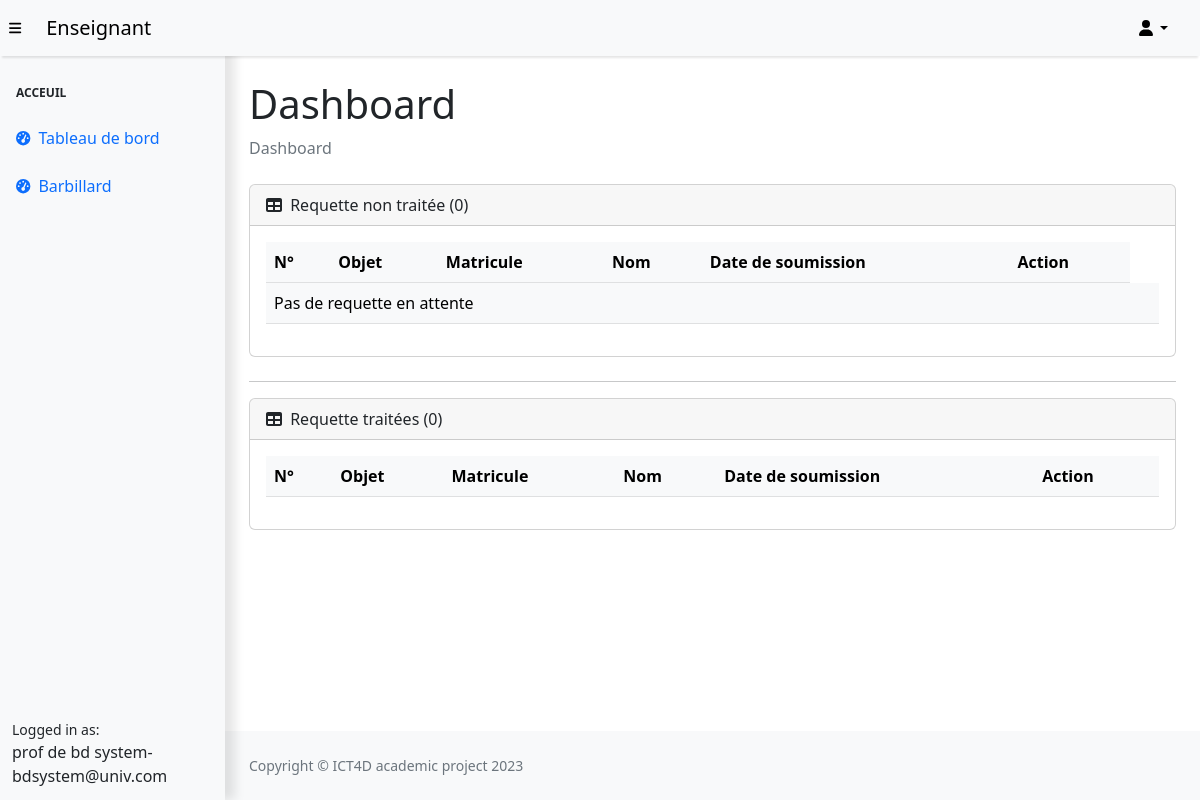
Page /enseignant/index.php (signed in) on the earlier database version.
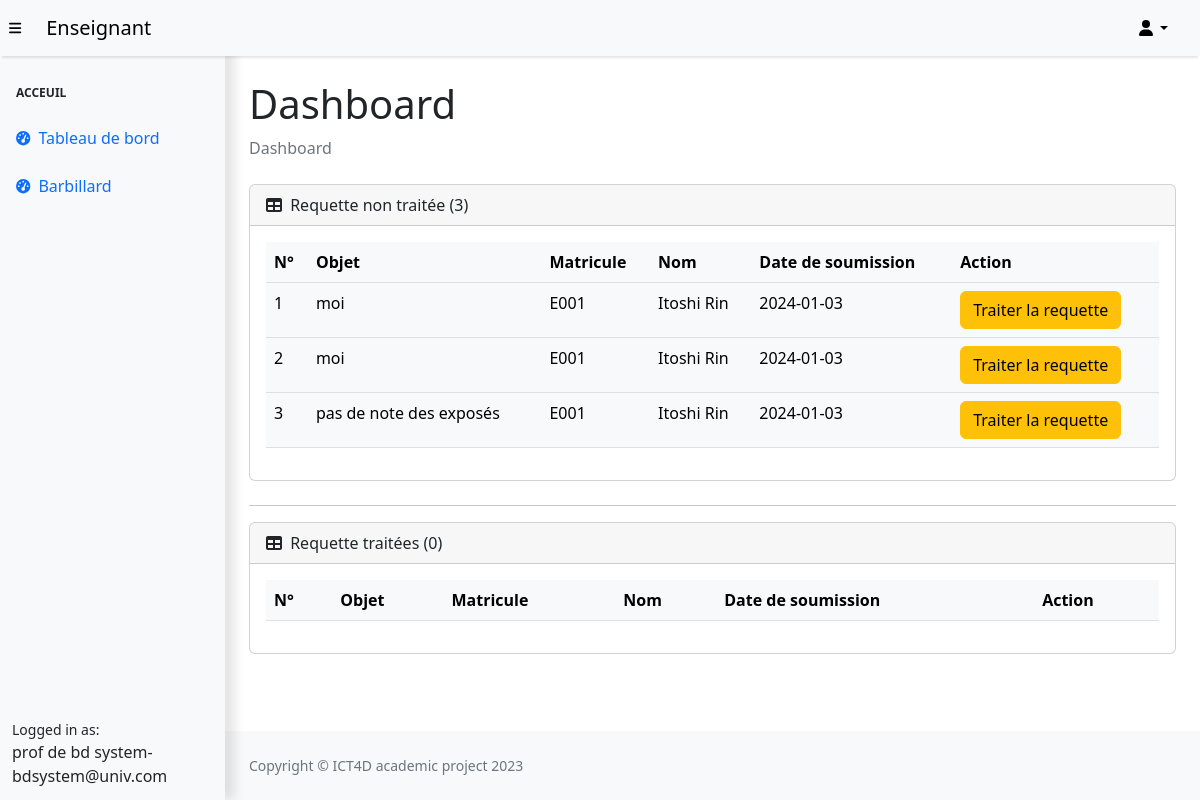
Same page on the later database version.
### tables this page shows
CREATE TABLE `requette` (
  `id_Requette` int(11) NOT NULL,
  `objet_Requette` varchar(255) DEFAULT NULL,
  `justificatif_Requette` varchar(255) DEFAULT NULL,
  `corps_Requette` text DEFAULT NULL,
  `id_Etudiant` int(11) DEFAULT NULL,
  `id_enseignant` int(11) DEFAULT NULL,
  `id_UE` int(11) DEFAULT NULL,
  `status` int(11) NOT NULL COMMENT '-1, 0, 1(rejeté, en cours, validé)',
  `date_soumission` date DEFAULT current_timestamp(),
  `raison_rejet` varchar(255) DEFAULT NULL COMMENT 'raison de rejet de la req'
);

CREATE TABLE `etudiant` (
  `id_Etudiant` int(11) NOT NULL,
  `nom` varchar(50) NOT NULL,
  `matricule_Etudiant` varchar(9) DEFAULT NULL,
  `email_Etudiant` varchar(255) DEFAULT NULL,
  `id_filiere` int(11) DEFAULT NULL,
  `mdp` varchar(255) NOT NULL,
  `niveau` int(11) NOT NULL DEFAULT 2
);

### enseignant/index.php (the view, shortened to what the changed rows need)
<?php session_start() ;
    require_once 'functions_include/those.php';
    $stm = $con->prepare("SELECT distinct r.objet_Requette,  r.status, r.date_soumission, id_Requette, r.id_UE, justificatif_Requette, e.nom, e.matricule_Etudiant from requette r  join etudiant e on e.id_Etudiant = r.id_Etudiant where r.id_enseignant = :id_ order by r.status");
    $stm->execute(array('id_'=>$_SESSION['user']['id_enseignant']));
    $rqs = $stm->fetchAll(PDO::FETCH_ASSOC);
    $stm = $con->prepare("SELECT count(*) from requette where id_enseignant=:id_ and requette.status=0");
    $stm->bindValue(":id_", $_SESSION["user"]["id_enseignant"]);
    $stm->execute();
    $countnbrequettenontraite = $stm->fetch(PDO::FETCH_ASSOC);
    $stm = $con->prepare("SELECT count(*) from requette where id_enseignant=:id_ and requette.status<>0");
    $stm->bindValue(":id_", $_SESSION["user"]["id_enseignant"]);
    $stm->execute();
?>
<!DOCTYPE html>
<html lang="fr">
    <head>
        <link href="https://cdn.jsdelivr.net/npm/simple-datatables@7.1.2/dist/style.min.css" rel="stylesheet" />
        <link href="css/styles.css" rel="stylesheet" />
    </head>
    <body class="sb-nav-fixed">
        <div id="layoutSidenav">
            <div id="layoutSidenav_content">
                <main>
                    <div class="container-fluid px-4">
                        <h1 class="mt-4">Dashboard</h1>
                        <div class="card mb-4">
                            <div class="card-header">
                                <i class="fas fa-table me-1"></i>
                                Requette non traitée (<?=$countnbrequettenontraite["count(*)"];?>)
                            </div>
                            <div class="card-body">
                                <table class="table table-light">
                                    <thead>
                                        <tr>
                                            <th>N°</th>
                                            <th>Objet</th>
                                            <th>Matricule</th>
                                            <th>Nom</th>
                                            <th>Date de soumission</th>
                                            <th>Action</th>
                                        </tr>
                                    </thead>
                                    <tbody>
                                        <?php
                                            $i = 1;
                                            foreach ($rqs as $rq) {
                                               if($rq['status'] == 0){
                                        ?>
                                            <form action="" method="get">
                                                <tr>
                                                    <td><?=$i?></td>
                                                    <td><?=$rq['objet_Requette']?></td>
                                                    <td><?=$rq['matricule_Etudiant']?></td>
                                                    <td><?=$rq['nom']?></td>
                                                    <td><?=$rq['date_soumission']?></td>
                                                    <td><?=actionDependOnStatus($rq['status'], $rq['id_Requette'], $i, $rq['id_UE'], $rq['objet_Requette'])?></td>
                                                </tr>
                                            </form>
                                        <?php
                                            $i++;
                                               }
                                            }
                                            if ($countnbrequettenontraite["count(*)"] == 0) {
                                                echo"<tr><td colspan='6'>Pas de requette en attente<td></tr>";
                                            }
                                        ?>
                                    </tbody>
                                </table>
                            </div>
                        </div>
                        <div class="card mb-4">
                            <div class="card-body">
                                <table class="table table-light">
                                    <thead>
                                        <tr>
                                            <th>N°</th>
                                            <th>Objet</th>
                                            <th>Matricule</th>
                                            <th>Nom</th>
                                            <th>Date de soumission</th>
                                            <th>Action</th>
                                        </tr>
                                    </thead>
                                </table>
                            </div>
                        </div>
                    </div>
                </main>
            </div>
        </div>
    </body>
</html>

### enseignant/functions_include/those.php (shortened to what the changed rows need)
<?php
    function actionDependOnStatus($st, $id_Requette, $numReq, $objet){
        switch($st){
            case 0 :
                return "<a class=\"btn btn-warning\" disable href='modif-req.php?id_rq=$id_Requette'>Traiter la requette</a>";
        }
    }
?>

Differences in the rows shown:
added requette: objet_Requette "moi", id_Etudiant.matricule_Etudiant "E001", id_Etudiant.nom "Itoshi Rin", date_soumission "2024-01-03"
added requette: objet_Requette "moi", id_Etudiant.matricule_Etudiant "E001", id_Etudiant.nom "Itoshi Rin", date_soumission "2024-01-03"
added requette: objet_Requette "pas de note des exposés", id_Etudiant.matricule_Etudiant "E001", id_Etudiant.nom "Itoshi Rin", date_soumission "2024-01-03"
Other differences:
$countnbrequettenontraite["count(*)"]: "0" → "3"
text no longer shown: "Pas de requette en attente"
